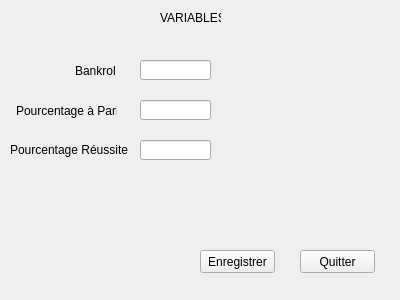
<?xml version="1.0" encoding="UTF-8"?>
<ui version="4.0">
 <class>Variables</class>
 <widget class="QWidget" name="Variables">
  <property name="geometry">
   <rect>
    <x>0</x>
    <y>0</y>
    <width>400</width>
    <height>300</height>
   </rect>
  </property>
  <property name="windowTitle">
   <string>Form</string>
  </property>
  <widget class="QLabel" name="label">
   <property name="geometry">
    <rect>
     <x>160</x>
     <y>10</y>
     <width>61</width>
     <height>16</height>
    </rect>
   </property>
   <property name="text">
    <string>VARIABLES</string>
   </property>
  </widget>
  <widget class="QLabel" name="label_2">
   <property name="geometry">
    <rect>
     <x>75</x>
     <y>60</y>
     <width>41</width>
     <height>21</height>
    </rect>
   </property>
   <property name="text">
    <string>Bankroll</string>
   </property>
  </widget>
  <widget class="QLineEdit" name="lineEdit">
   <property name="geometry">
    <rect>
     <x>140</x>
     <y>60</y>
     <width>71</width>
     <height>20</height>
    </rect>
   </property>
  </widget>
  <widget class="QPushButton" name="pushButton">
   <property name="geometry">
    <rect>
     <x>200</x>
     <y>250</y>
     <width>75</width>
     <height>23</height>
    </rect>
   </property>
   <property name="text">
    <string>Enregistrer</string>
   </property>
  </widget>
  <widget class="QPushButton" name="pushButton_2">
   <property name="geometry">
    <rect>
     <x>300</x>
     <y>250</y>
     <width>75</width>
     <height>23</height>
    </rect>
   </property>
   <property name="text">
    <string>Quitter</string>
   </property>
  </widget>
  <widget class="QLabel" name="label_3">
   <property name="geometry">
    <rect>
     <x>16</x>
     <y>100</y>
     <width>101</width>
     <height>21</height>
    </rect>
   </property>
   <property name="text">
    <string>Pourcentage à Parier</string>
   </property>
  </widget>
  <widget class="QLineEdit" name="lineEdit_2">
   <property name="geometry">
    <rect>
     <x>140</x>
     <y>100</y>
     <width>71</width>
     <height>20</height>
    </rect>
   </property>
   <property name="text">
    <string/>
   </property>
  </widget>
  <widget class="QLabel" name="label_PourcentageReussite">
   <property name="geometry">
    <rect>
     <x>10</x>
     <y>140</y>
     <width>121</width>
     <height>20</height>
    </rect>
   </property>
   <property name="text">
    <string>Pourcentage Réussite</string>
   </property>
  </widget>
  <widget class="QLineEdit" name="lineEdit_3">
   <property name="geometry">
    <rect>
     <x>140</x>
     <y>140</y>
     <width>71</width>
     <height>20</height>
    </rect>
   </property>
   <property name="text">
    <string/>
   </property>
  </widget>
 </widget>
 <resources/>
 <connections/>
</ui>
